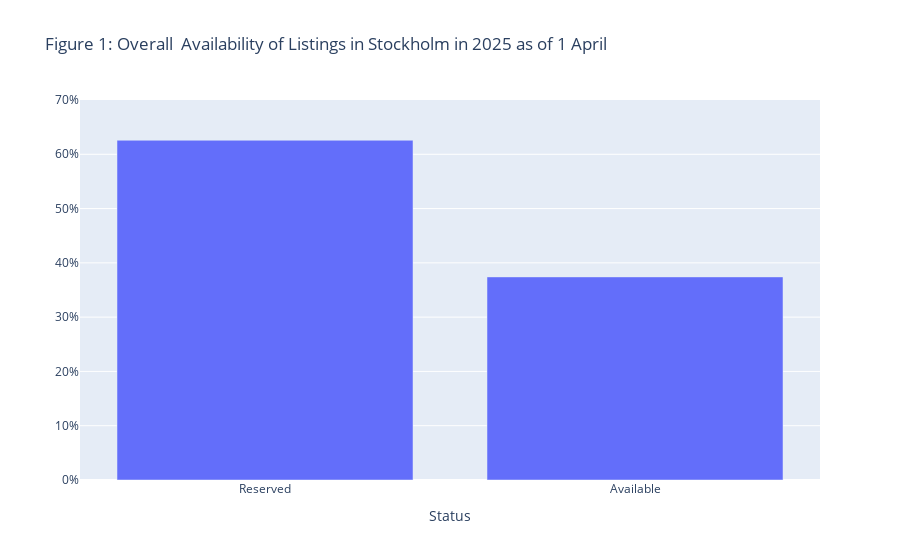

Notebook cell for this chart:
### Markdown cell above
Let's start with the overall availability of listings in Stockholm as of the day of this analysis (2025-04-01).
Note that Figure 1 only illustrates to what extent the listings are booked at the time of analysis, which means the results can look very different if conducting a similar analysis later in 2025.

As shown in Figure 1, more than 60% percent of the listings have already been booked as of 1 April, 2025.

### Code cell
df_ratios = calendar.available.value_counts(normalize = True)
df_ratios = df_ratios.reset_index()
df_ratios['status'] = df_ratios['available'].apply(lambda x: 'Reserved' if x == 'f' else 'Available')

fig1 = px.bar(df_ratios, x = 'status', y = 'proportion', 
              title= 'Figure 1: Overall  Availability of Listings in Stockholm in 2025 as of 1 April',
              labels = {'status': 'Status', 'proportion': ' ' },
              range_y = [0, .7])
fig1.update_layout(yaxis_tickformat = ".0%")
py.iplot(fig1)

### Figure 1 — Plotly figure (JSON) as saved in the notebook; plotly's stock layout.template omitted (floating-point values rounded to 4 significant figures)
{"data": [{"alignmentgroup": "True", "hovertemplate": "Status=%{x}<br> =%{y}<extra></extra>", "legendgroup": "", "marker": {"color": "#636efa", "pattern": {"shape": ""}}, "name": "", "offsetgroup": "", "orientation": "v", "showlegend": false, "textposition": "auto", "type": "bar", "x": ["Reserved", "Available"], "xaxis": "x", "y": [0.6259, 0.3741], "yaxis": "y"}], "layout": {"barmode": "relative", "legend": {"tracegroupgap": 0}, "title": {"text": "Figure 1: Overall  Availability of Listings in Stockholm in 2025 as of 1 April"}, "xaxis": {"anchor": "y", "domain": [0, 1], "title": {"text": "Status"}}, "yaxis": {"anchor": "x", "domain": [0, 1], "range": [0, 0.7], "tickformat": ".0%", "title": {"text": " "}}}}
